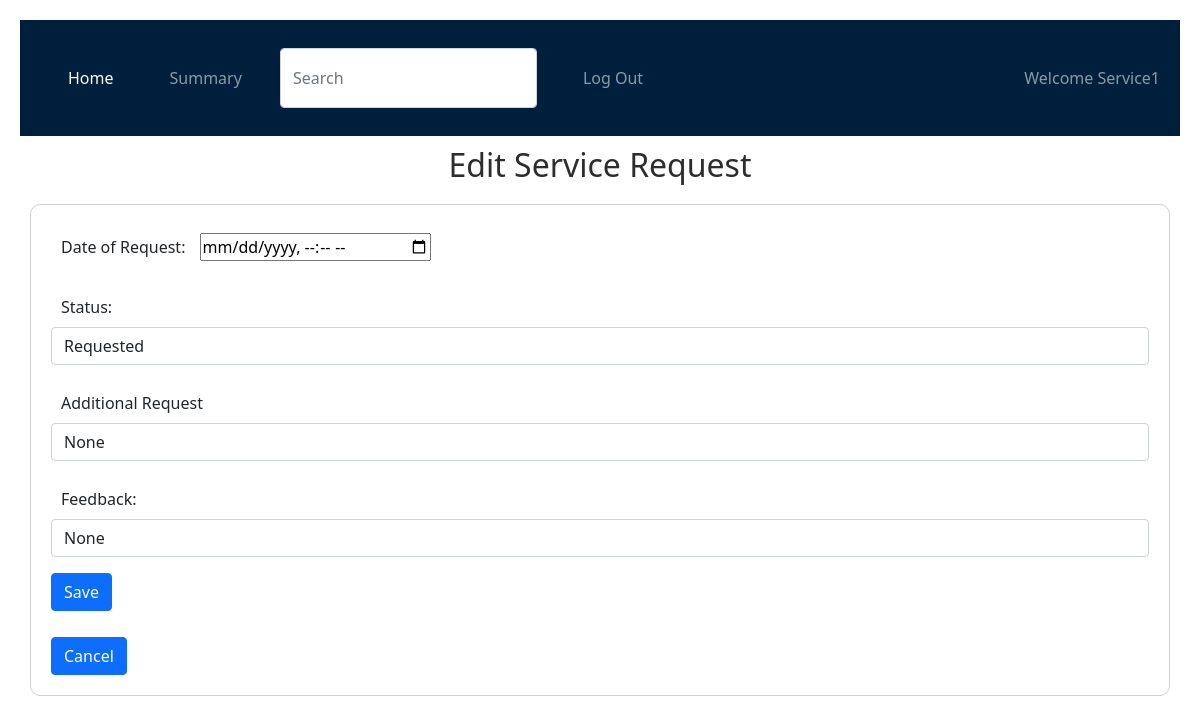
Page /edit_request/1/Service1 on the committed database.
### backend/models.py (models this page shows)
class Service_Request(db.Model):
	__tablename__="service_request"
	id=db.Column(db.Integer,primary_key=True)
	service_name=db.Column(db.String,nullable=False)
	service_id=db.Column(db.Integer,db.ForeignKey("service.id"),nullable=False)
	customer_id=db.Column(db.Integer,db.ForeignKey("user.id"),nullable=False)
	professional_id=db.Column(db.Integer,db.ForeignKey("professional.id"),nullable=False)
	dor=db.Column(db.DateTime,nullable=False)
	doc=db.Column(db.DateTime)
	status=db.Column(db.String,default="Requested")
	additional_request=db.Column(db.String)
	feedback=db.Column(db.String)

### backend/controllers.py (the view, shortened to what this page needs)
@app.route("/edit_request/<id>/<name>",methods=["GET","POST"])
def edit_request(id,name):
    v=get_service_request(id)
    return render_template("edit_request.html",service_request=v,name=name)

### backend/controllers.py (called while the page is built)
def get_service_request(id):
    service_requests=Service_Request.query.filter_by(id=id).first()
    return service_requests

### templates/edit_request.html
{% extends "cust_layout.html" %}
{% block content  %}
  {% if service_request %}
        <h2 class="center">Edit Service Request</h2>
          <form action="/edit_request/{{service_request.id}}/{{name}}" method="POST">
            <div class="input_form">
                <div class="mb-3">
                <label for="dor">Date of Request:</label>
                <input type="datetime-local" id="dor" name="dor" value={{service_request.dor}}>
            </div>
                <div class="mb-3">
                    <label for="status" class="form-label">Status:</label>
                    <input type="text" name="status"  class="form-control" id="status" value="{{service_request.status}}">
                </div>
                <div class="mb-3">
                    <label for="additional_request" class="form-label">Additional Request</label>
                    <input type="text" class="form-control" name="additional_request" id="additional_request" value="{{service_request.additional_request}}">
                </div>
                <div class="mb-3">
                    <label for="feedback" class="form-label">Feedback:</label>
                    <input type="feedback" class="form-control" name="feedback" id="feedback" value="{{service_request.feedback}}">
                </div>
                <div class="mb-3">
                    <button type="submit" class="btn btn-primary">Save</button>
                </div>
                <a href="/cust_dashboard/{{name}}" type="button" class="btn btn-primary">Cancel</a>
            </div>
          </form>
          {% endif %}
{%endblock%}

### static/styles/main.css (style rules this page uses)
* { margin: 10px; }
.input_form { border: 1px solid #d1d1d1; height: auto; width:auto; margin: 10px; margin-top: 20px; padding: 10px; border-radius: 10px; font-size: 16px; text-align: justify; }
.center { text-align: center; margin: auto; color: #2d2d2d; display: flex; justify-content: center; align-items: center; margin-top: auto; margin-bottom: auto; }
body { font-family: Arial, sans-serif; margin: 20px; text-align: center; }

### rows in the picture
Service_Request: status "Requested", additional_request "None", feedback "None"

### other values in the picture
{{ name }} "Service1"
